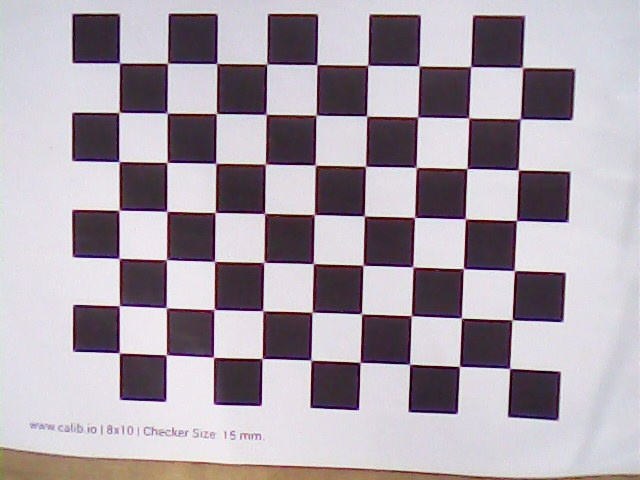
#> input picture images/cal/cal10.jpg, 640 x 480 px; its folder holds only this picture in this run
$ jupyter execute --allow-errors main.ipynb
#> lines starting #> are read from the running program, lines starting #| are printed output that depends on the picture; after the words box and inside, x2 and y2 are one past the last pixel; in counts of white or black regions, pixels touching at a corner belong together
### modules/calibration.py
import cv2
import numpy as np
import glob
import os

def calibrate_camera(calibration_dir="cal", pattern_size=(9, 7), square_size=15.0):
    """
    Perform camera calibration using chessboard images.
    Args:
        calibration_dir: Directory containing calibration images
        pattern_size: Number of inner corners (width, height)
        square_size: Size of chessboard squares in mm
    Returns:
        K: Camera matrix
        dist: Distortion coefficients
    """
#> called with calibration_dir = 'images/cal', pattern_size = (9, 7), square_size = 15
    # Prepare 3D object points (0,0,0), (1,0,0), (2,0,0) ..., (8,6,0)
    objp = np.zeros((pattern_size[0] * pattern_size[1], 3), np.float32)
    objp[:, :2] = np.mgrid[0:pattern_size[0], 0:pattern_size[1]].T.reshape(-1, 2)
    objp *= square_size

    # Arrays to store object points and image points
    objpoints = []  # 3D points in real world space
    imgpoints = []  # 2D points in image plane
    detected_images = []

    # Get calibration images
    images = glob.glob(os.path.join(calibration_dir, "cal*.jpg"))
    if not images:
        raise FileNotFoundError(f"No calibration images found in {calibration_dir}")

    # Process each image
    for fname in images:
        img = cv2.imread(fname)
#> img is the input picture: shape (480, 640, 3); mean B, G, R 169.4, 160.6, 169.9
        if img is None:
            print(f"Warning: Could not read image {fname}")
            continue
        gray = cv2.cvtColor(img, cv2.COLOR_BGR2GRAY)
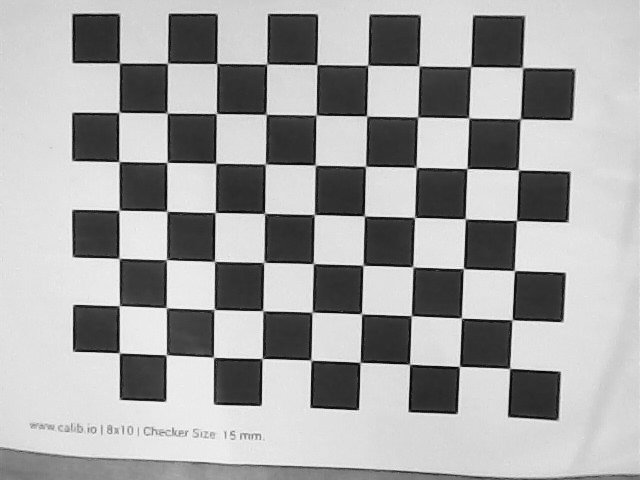
#> gray: shape (480, 640); min 2, max 254, mean 164.3
        # Find chessboard corners
        ret, corners = cv2.findChessboardCorners(gray, pattern_size, None)
#> ret = True; corners = 63 rows, first 8: [509.7, 368.4], [459.3, 366.4], [409.5, 364.3], [359.9, 362.4], [311, 360.4], [262, 358.4], [213.6, 357.4], [165.9, 355.2]
        if ret:
            # Refine corner locations
            corners_subpix = cv2.cornerSubPix(
                gray, corners, (11, 11), (-1, -1),
                criteria=(cv2.TERM_CRITERIA_EPS + cv2.TERM_CRITERIA_MAX_ITER, 30, 0.001)
            )
#> corners_subpix = 63 rows, first 8: [509.6, 368.4], [459.5, 366.4], [409.5, 364.2], [360.1, 362.4], [310.9, 360.1], [262.1, 358.5], [213.5, 357.3], [166.2, 354.7]
            objpoints.append(objp)
            imgpoints.append(corners_subpix)
            detected_images.append(fname)
            # Visualize detected corners
            cv2.drawChessboardCorners(img, pattern_size, corners_subpix, ret)
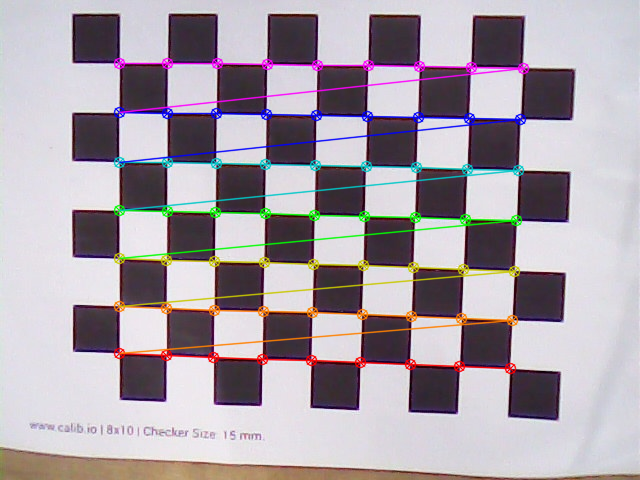
#> img: shape (480, 640, 3); 6.64% of pixels changed, all inside (x1, y1, x2, y2) = (113, 57, 530, 375)
            cv2.imshow('Chessboard Corners', img)
            cv2.waitKey(300)
    cv2.destroyAllWindows()

    if len(objpoints) < 5:
        raise ValueError(f"Only {len(objpoints)} checkerboards detected. Need at least 5 for good calibration.")

    # Perform camera calibration
    ret, K, dist, rvecs, tvecs = cv2.calibrateCamera(
        objpoints, imgpoints, gray.shape[::-1], None, None
    )
    # Print calibration results
    print(f"Calibration successful with {len(objpoints)} images")
    print("Camera Matrix (K):\n", K)
    print("Distortion Coefficients:\n", dist)
    # Save calibration data
    np.savez(
        "camera_calibration.npz",
        K=K, dist=dist, rvecs=rvecs, tvecs=tvecs,
        detected_images=detected_images
    )
    return K, dist

### main.ipynb
[cell 1]
from modules.calibration import calibrate_camera
from modules.feat_matching import feature_detection_and_matching
from modules.stereo_rectification import rectificate_images
from modules.stereo_geometry_estimation import estimate_stereo_geometry
from modules.reconstruction import reconstruct_3d , visualize_point_cloud
from modules.filtering_refining import ultimate_post_process
import numpy as np
import cv2

# Step 1: Camera Calibration
#> (the rest of this cell did not finish here and is left out)

$ run again, on images/cal/cal14.jpg
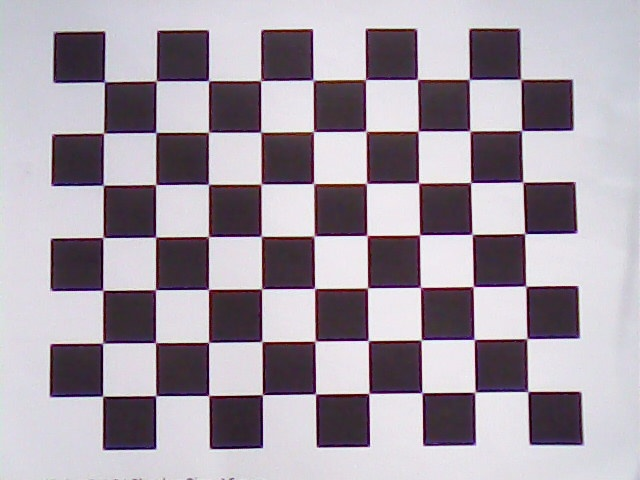
#> input picture images/cal/cal14.jpg, 640 x 480 px
#> in calibrate_camera, img is the input picture: shape (480, 640, 3); mean B, G, R 165.8, 155.7, 164.7
#> in calibrate_camera, `gray = cv2.cvtColor(img, cv2.COLOR_BGR2GRAY)`:
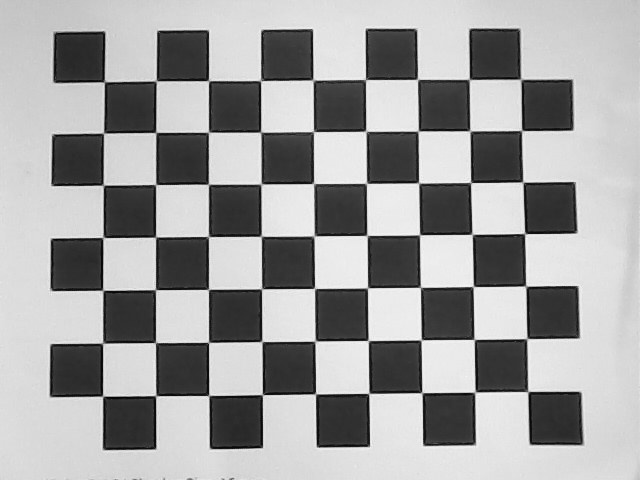
#> gray: shape (480, 640); min 4, max 252, mean 159.5
#> ret = True; corners = 63 rows, first 8: [528, 391.5], [474.6, 392.4], [422, 393], [369, 393.1], [315.4, 394], [262, 394.5], [210.2, 394.9], [156, 396]
#> corners_subpix = 63 rows, first 8: [527.8, 391.5], [474.9, 392.2], [421.9, 392.7], [368.9, 393.4], [315.5, 393.9], [262.4, 394.6], [208.7, 395.5], [155.7, 395.6]
#> in calibrate_camera, `cv2.drawChessboardCorners(img, pattern_size, corners_subpix, ret)`:
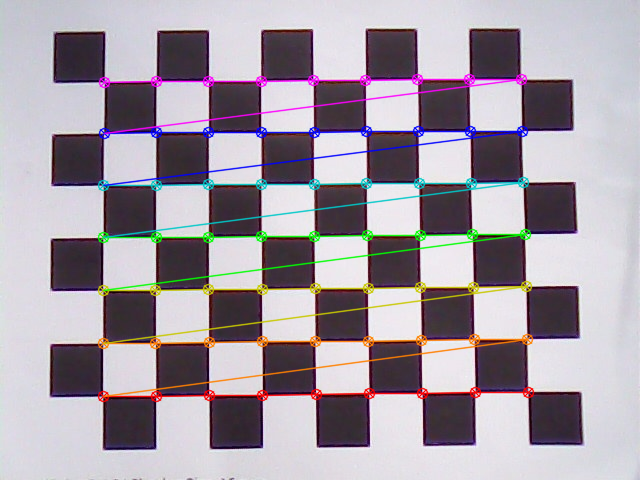
#> img: shape (480, 640, 3); 6.97% of pixels changed, all inside (x1, y1, x2, y2) = (97, 73, 535, 403)

$ run again, on images/cal/cal16.jpg
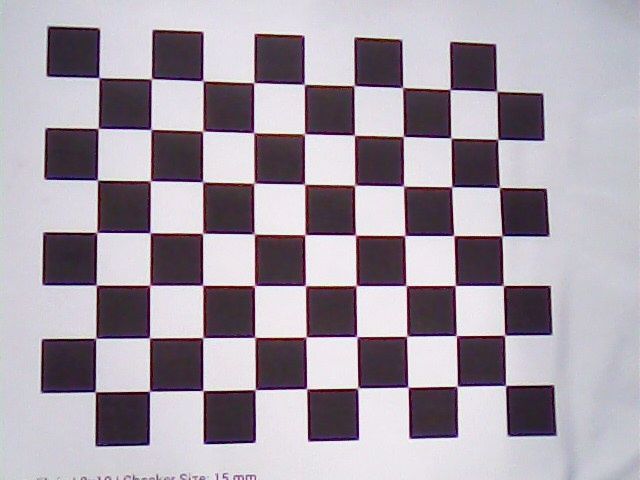
#> input picture images/cal/cal16.jpg, 640 x 480 px
#> in calibrate_camera, img is the input picture: shape (480, 640, 3); mean B, G, R 166.9, 156.7, 165.2
#> in calibrate_camera, `gray = cv2.cvtColor(img, cv2.COLOR_BGR2GRAY)`:
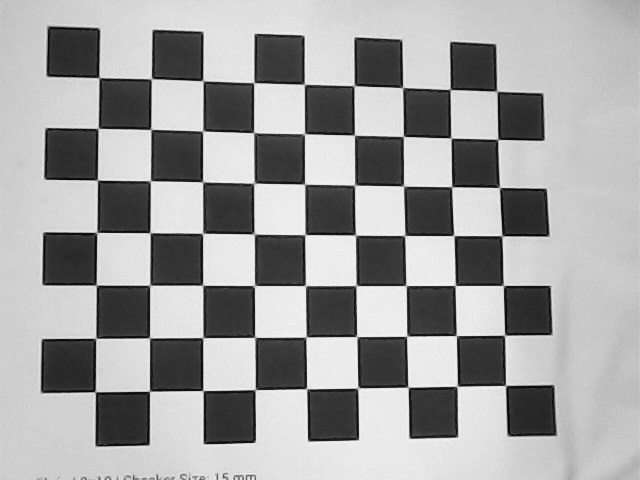
#> gray: shape (480, 640); min 3, max 254, mean 160.4
#> ret = True; corners = 63 rows, first 8: [98.65, 77.46], [151.5, 78.82], [202.4, 80.23], [253.9, 82.52], [304.5, 84.48], [354, 85.47], [402.5, 87.34], [450, 89.4]
#> corners_subpix = 63 rows, first 8: [98.83, 77.62], [151.4, 78.73], [202.9, 80.71], [253.7, 82.63], [304.3, 84.32], [354.1, 85.53], [402.6, 87.58], [450.1, 89.5]
#> in calibrate_camera, `cv2.drawChessboardCorners(img, pattern_size, corners_subpix, ret)`:
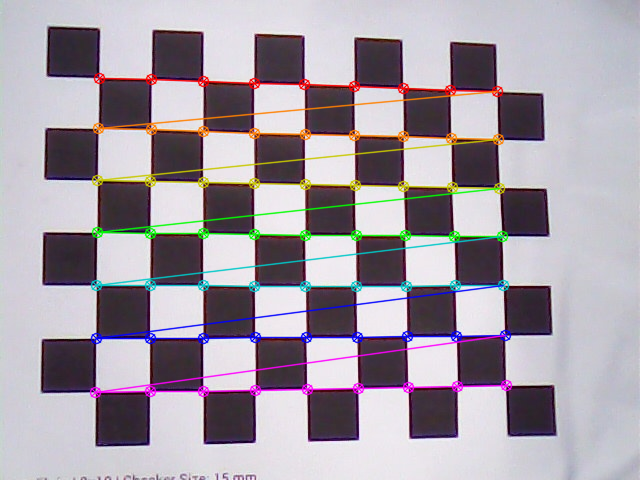
#> img: shape (480, 640, 3); 6.73% of pixels changed, all inside (x1, y1, x2, y2) = (89, 72, 513, 399)

$ run again, on images/cal/cal11.jpg
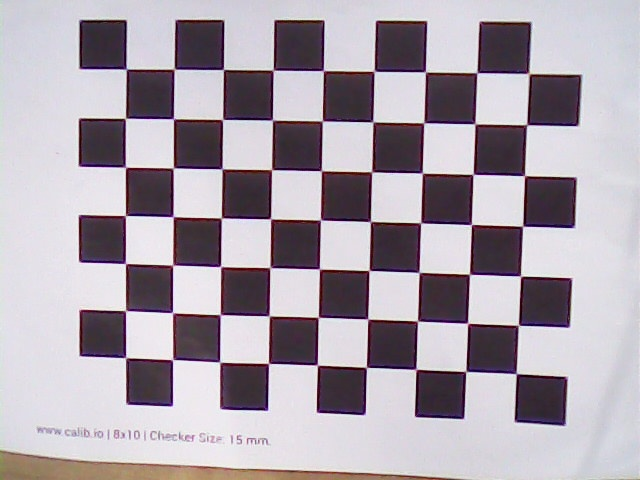
#> input picture images/cal/cal11.jpg, 640 x 480 px
#> in calibrate_camera, img is the input picture: shape (480, 640, 3); mean B, G, R 170.8, 161.8, 170.7
#> in calibrate_camera, `gray = cv2.cvtColor(img, cv2.COLOR_BGR2GRAY)`:
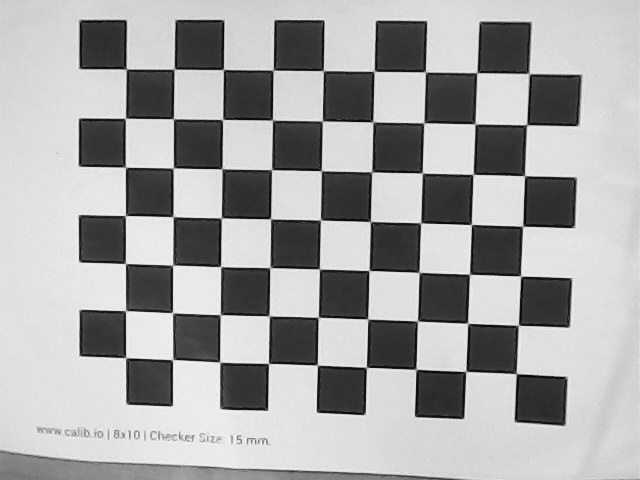
#> gray: shape (480, 640); min 4, max 254, mean 165.4
#> ret = True; corners = 63 rows, first 8: [126.5, 68.97], [172, 72], [226, 71], [272, 73], [326, 72], [374.1, 71.17], [425.3, 71.64], [477.2, 72.69]
#> corners_subpix = 63 rows, first 8: [126.2, 69.06], [174.2, 69.19], [223.4, 69.47], [273.2, 70.15], [323.4, 70.61], [374.2, 71.26], [425.4, 71.85], [476.9, 72.65]
#> in calibrate_camera, `cv2.drawChessboardCorners(img, pattern_size, corners_subpix, ret)`:
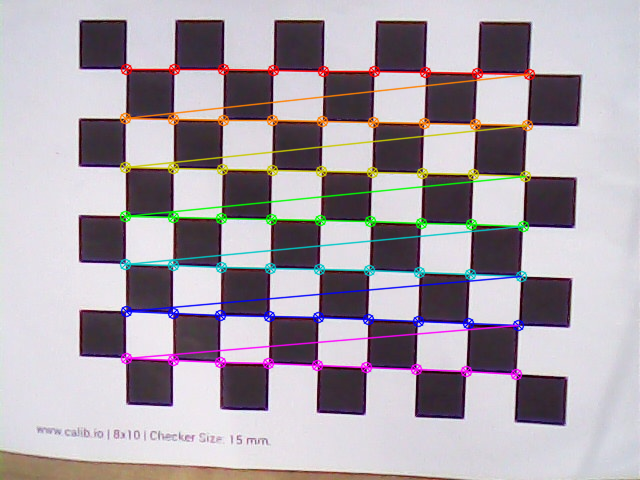
#> img: shape (480, 640, 3); 6.65% of pixels changed, all inside (x1, y1, x2, y2) = (119, 63, 536, 381)
